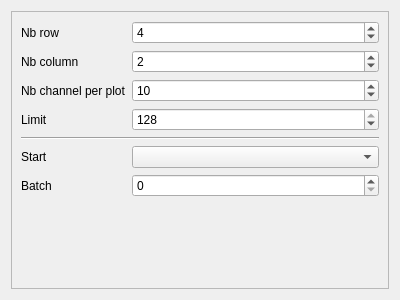
<?xml version="1.0" encoding="UTF-8"?>
<ui version="4.0">
 <class>Form</class>
 <widget class="QWidget" name="Form">
  <property name="geometry">
   <rect>
    <x>0</x>
    <y>0</y>
    <width>400</width>
    <height>300</height>
   </rect>
  </property>
  <property name="windowTitle">
   <string>Form</string>
  </property>
  <layout class="QGridLayout" name="gridLayout">
   <item row="0" column="0">
    <widget class="QFrame" name="frame">
     <property name="frameShape">
      <enum>QFrame::StyledPanel</enum>
     </property>
     <property name="frameShadow">
      <enum>QFrame::Raised</enum>
     </property>
     <layout class="QFormLayout" name="formLayout">
      <item row="0" column="0">
       <widget class="QLabel" name="label_nbRow">
        <property name="text">
         <string>Nb row</string>
        </property>
       </widget>
      </item>
      <item row="0" column="1">
       <widget class="QSpinBox" name="spinBox_nbRow">
        <property name="value">
         <number>4</number>
        </property>
       </widget>
      </item>
      <item row="1" column="0">
       <widget class="QLabel" name="label_nbCol">
        <property name="text">
         <string>Nb column</string>
        </property>
       </widget>
      </item>
      <item row="1" column="1">
       <widget class="QSpinBox" name="spinBox_nbCol">
        <property name="value">
         <number>2</number>
        </property>
       </widget>
      </item>
      <item row="2" column="0">
       <widget class="QLabel" name="label_nbChannel">
        <property name="text">
         <string>Nb channel per plot</string>
        </property>
       </widget>
      </item>
      <item row="2" column="1">
       <widget class="QSpinBox" name="spinBox_nbChannel">
        <property name="value">
         <number>10</number>
        </property>
       </widget>
      </item>
      <item row="3" column="0">
       <widget class="QLabel" name="label_limit">
        <property name="text">
         <string>Limit</string>
        </property>
       </widget>
      </item>
      <item row="3" column="1">
       <widget class="QSpinBox" name="spinBox_limit">
        <property name="maximum">
         <number>128</number>
        </property>
        <property name="value">
         <number>128</number>
        </property>
       </widget>
      </item>
      <item row="5" column="0">
       <widget class="QLabel" name="label_start">
        <property name="text">
         <string>Start</string>
        </property>
       </widget>
      </item>
      <item row="5" column="1">
       <widget class="QComboBox" name="comboBox_start"/>
      </item>
      <item row="4" column="0" colspan="2">
       <widget class="Line" name="line">
        <property name="orientation">
         <enum>Qt::Horizontal</enum>
        </property>
       </widget>
      </item>
      <item row="6" column="1">
       <widget class="QSpinBox" name="spinBox_batch"/>
      </item>
      <item row="6" column="0">
       <widget class="QLabel" name="label">
        <property name="text">
         <string>Batch</string>
        </property>
       </widget>
      </item>
     </layout>
    </widget>
   </item>
  </layout>
 </widget>
 <resources/>
 <connections/>
</ui>
